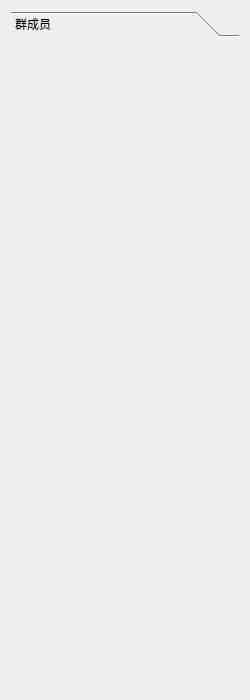
<?xml version="1.0" encoding="UTF-8"?>
<ui version="4.0">
 <class>Dialoglist</class>
 <widget class="QWidget" name="Dialoglist">
  <property name="geometry">
   <rect>
    <x>0</x>
    <y>0</y>
    <width>250</width>
    <height>700</height>
   </rect>
  </property>
  <property name="windowTitle">
   <string>Form</string>
  </property>
  <layout class="QVBoxLayout" name="verticalLayout">
   <item>
    <widget class="QToolBox" name="toolBox">
     <property name="currentIndex">
      <number>0</number>
     </property>
     <widget class="QWidget" name="page">
      <property name="geometry">
       <rect>
        <x>0</x>
        <y>0</y>
        <width>232</width>
        <height>652</height>
       </rect>
      </property>
      <attribute name="label">
       <string>群成员</string>
      </attribute>
      <layout class="QVBoxLayout" name="verticalLayout_2"/>
     </widget>
    </widget>
   </item>
  </layout>
 </widget>
 <resources/>
 <connections/>
</ui>
